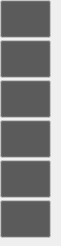
     <widget class="QFrame" name="frame_taktsaite_mute">
      <property name="geometry">
       <rect>
        <x>995</x>
        <y>70</y>
        <width>61</width>
        <height>246</height>
       </rect>
      </property>
      <widget class="QPushButton" name="pb_trash_4">
       <property name="enabled">
        <bool>false</bool>
       </property>
       <property name="geometry">
        <rect>
         <x>0</x>
         <y>40</y>
         <width>51</width>
         <height>38</height>
        </rect>
       </property>
       <property name="palette">
        <palette>
         <active>
          <colorrole role="Button">
           <brush brushstyle="SolidPattern">
            <color alpha="255">
             <red>87</red>
             <green>87</green>
             <blue>87</blue>
            </color>
           </brush>
          </colorrole>
         </active>
         <inactive>
          <colorrole role="Button">
           <brush brushstyle="SolidPattern">
            <color alpha="255">
             <red>87</red>
             <green>87</green>
             <blue>87</blue>
            </color>
           </brush>
          </colorrole>
         </inactive>
         <disabled>
          <colorrole role="Button">
           <brush brushstyle="SolidPattern">
            <color alpha="255">
             <red>87</red>
             <green>87</green>
             <blue>87</blue>
            </color>
           </brush>
          </colorrole>
         </disabled>
        </palette>
       </property>
       <property name="checkable">
        <bool>true</bool>
       </property>
       <property name="checked">
        <bool>true</bool>
       </property>
      </widget>
      <widget class="QPushButton" name="pb_trash_5">
       <property name="enabled">
        <bool>false</bool>
       </property>
       <property name="geometry">
        <rect>
         <x>0</x>
         <y>80</y>
         <width>51</width>
         <height>38</height>
        </rect>
       </property>
       <property name="palette">
        <palette>
         <active>
          <colorrole role="Button">
           <brush brushstyle="SolidPattern">
            <color alpha="255">
             <red>87</red>
             <green>87</green>
             <blue>87</blue>
            </color>
           </brush>
          </colorrole>
         </active>
         <inactive>
          <colorrole role="Button">
           <brush brushstyle="SolidPattern">
            <color alpha="255">
             <red>87</red>
             <green>87</green>
             <blue>87</blue>
            </color>
           </brush>
          </colorrole>
         </inactive>
         <disabled>
          <colorrole role="Button">
           <brush brushstyle="SolidPattern">
            <color alpha="255">
             <red>87</red>
             <green>87</green>
             <blue>87</blue>
            </color>
           </brush>
          </colorrole>
         </disabled>
        </palette>
       </property>
       <property name="checkable">
        <bool>true</bool>
       </property>
       <property name="checked">
        <bool>true</bool>
       </property>
      </widget>
      <widget class="QPushButton" name="pb_trash_6">
       <property name="enabled">
        <bool>false</bool>
       </property>
       <property name="geometry">
        <rect>
         <x>0</x>
         <y>120</y>
         <width>51</width>
         <height>38</height>
        </rect>
       </property>
       <property name="palette">
        <palette>
         <active>
          <colorrole role="Button">
           <brush brushstyle="SolidPattern">
            <color alpha="255">
             <red>87</red>
             <green>87</green>
             <blue>87</blue>
            </color>
           </brush>
          </colorrole>
         </active>
         <inactive>
          <colorrole role="Button">
           <brush brushstyle="SolidPattern">
            <color alpha="255">
             <red>87</red>
             <green>87</green>
             <blue>87</blue>
            </color>
           </brush>
          </colorrole>
         </inactive>
         <disabled>
          <colorrole role="Button">
           <brush brushstyle="SolidPattern">
            <color alpha="255">
             <red>87</red>
             <green>87</green>
             <blue>87</blue>
            </color>
           </brush>
          </colorrole>
         </disabled>
        </palette>
       </property>
       <property name="checkable">
        <bool>true</bool>
       </property>
       <property name="checked">
        <bool>true</bool>
       </property>
      </widget>
      <widget class="QPushButton" name="pb_trash_7">
       <property name="enabled">
        <bool>false</bool>
       </property>
       <property name="geometry">
        <rect>
         <x>0</x>
         <y>160</y>
         <width>51</width>
         <height>38</height>
        </rect>
       </property>
       <property name="palette">
        <palette>
         <active>
          <colorrole role="Button">
           <brush brushstyle="SolidPattern">
            <color alpha="255">
             <red>87</red>
             <green>87</green>
             <blue>87</blue>
            </color>
           </brush>
          </colorrole>
         </active>
         <inactive>
          <colorrole role="Button">
           <brush brushstyle="SolidPattern">
            <color alpha="255">
             <red>87</red>
             <green>87</green>
             <blue>87</blue>
            </color>
           </brush>
          </colorrole>
         </inactive>
         <disabled>
          <colorrole role="Button">
           <brush brushstyle="SolidPattern">
            <color alpha="255">
             <red>87</red>
             <green>87</green>
             <blue>87</blue>
            </color>
           </brush>
          </colorrole>
         </disabled>
        </palette>
       </property>
       <property name="checkable">
        <bool>true</bool>
       </property>
       <property name="checked">
        <bool>true</bool>
       </property>
      </widget>
      <widget class="QPushButton" name="pb_trash_8">
       <property name="enabled">
        <bool>false</bool>
       </property>
       <property name="geometry">
        <rect>
         <x>0</x>
         <y>200</y>
         <width>51</width>
         <height>38</height>
        </rect>
       </property>
       <property name="palette">
        <palette>
         <active>
          <colorrole role="Button">
           <brush brushstyle="SolidPattern">
            <color alpha="255">
             <red>87</red>
             <green>87</green>
             <blue>87</blue>
            </color>
           </brush>
          </colorrole>
         </active>
         <inactive>
          <colorrole role="Button">
           <brush brushstyle="SolidPattern">
            <color alpha="255">
             <red>87</red>
             <green>87</green>
             <blue>87</blue>
            </color>
           </brush>
          </colorrole>
         </inactive>
         <disabled>
          <colorrole role="Button">
           <brush brushstyle="SolidPattern">
            <color alpha="255">
             <red>87</red>
             <green>87</green>
             <blue>87</blue>
            </color>
           </brush>
          </colorrole>
         </disabled>
        </palette>
       </property>
       <property name="checkable">
        <bool>true</bool>
       </property>
       <property name="checked">
        <bool>true</bool>
       </property>
      </widget>
      <widget class="QPushButton" name="pb_trash_9">
       <property name="enabled">
        <bool>false</bool>
       </property>
       <property name="geometry">
        <rect>
         <x>0</x>
         <y>0</y>
         <width>51</width>
         <height>38</height>
        </rect>
       </property>
       <property name="palette">
        <palette>
         <active>
          <colorrole role="Button">
           <brush brushstyle="SolidPattern">
            <color alpha="255">
             <red>87</red>
             <green>87</green>
             <blue>87</blue>
            </color>
           </brush>
          </colorrole>
         </active>
         <inactive>
          <colorrole role="Button">
           <brush brushstyle="SolidPattern">
            <color alpha="255">
             <red>87</red>
             <green>87</green>
             <blue>87</blue>
            </color>
           </brush>
          </colorrole>
         </inactive>
         <disabled>
          <colorrole role="Button">
           <brush brushstyle="SolidPattern">
            <color alpha="255">
             <red>87</red>
             <green>87</green>
             <blue>87</blue>
            </color>
           </brush>
          </colorrole>
         </disabled>
        </palette>
       </property>
       <property name="checkable">
        <bool>true</bool>
       </property>
       <property name="checked">
        <bool>true</bool>
       </property>
      </widget>
     </widget>
